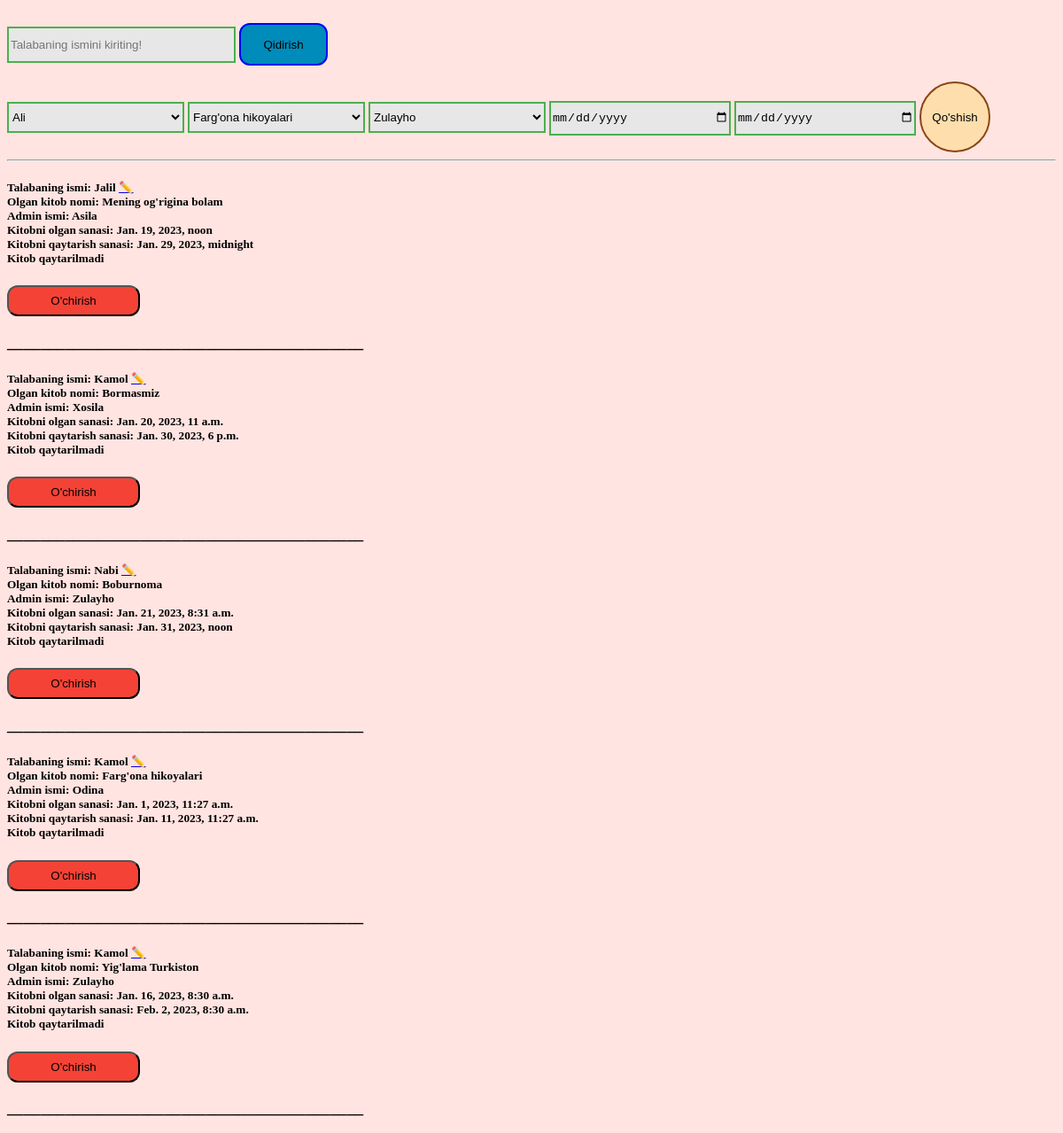
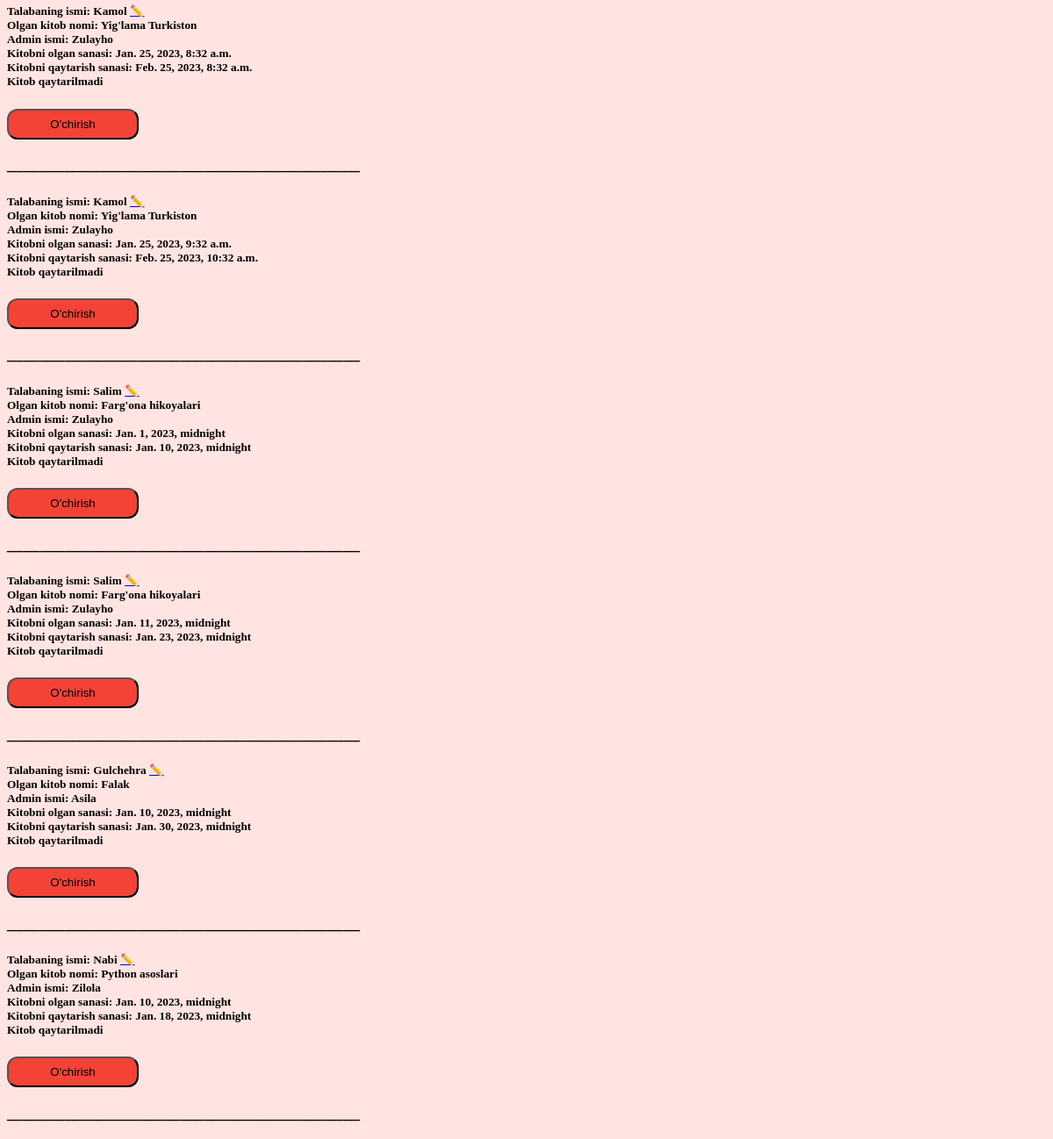
Page /record/ (signed in) on the earlier database version (2 pictures, top to bottom).
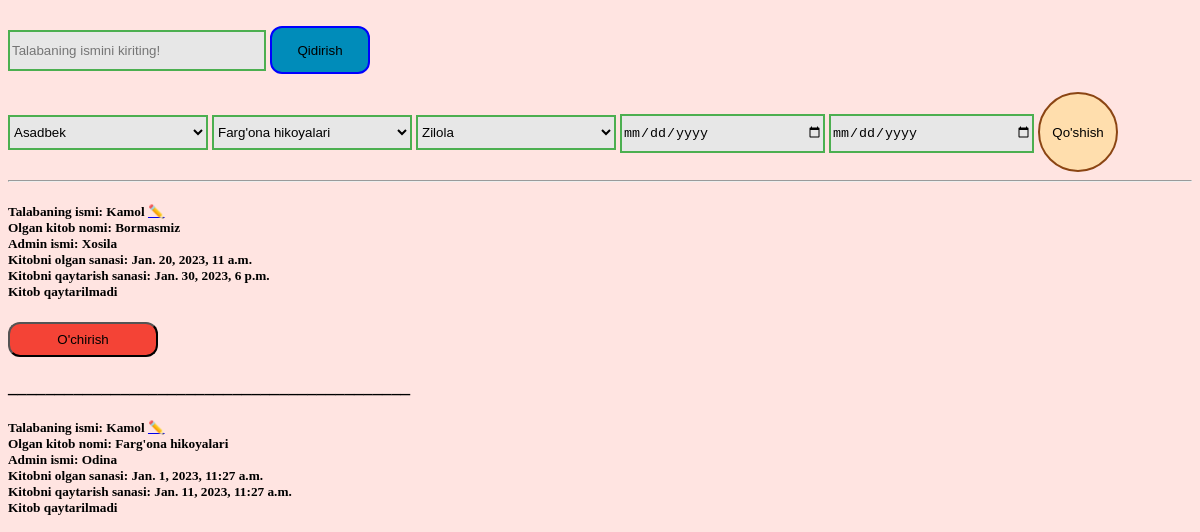
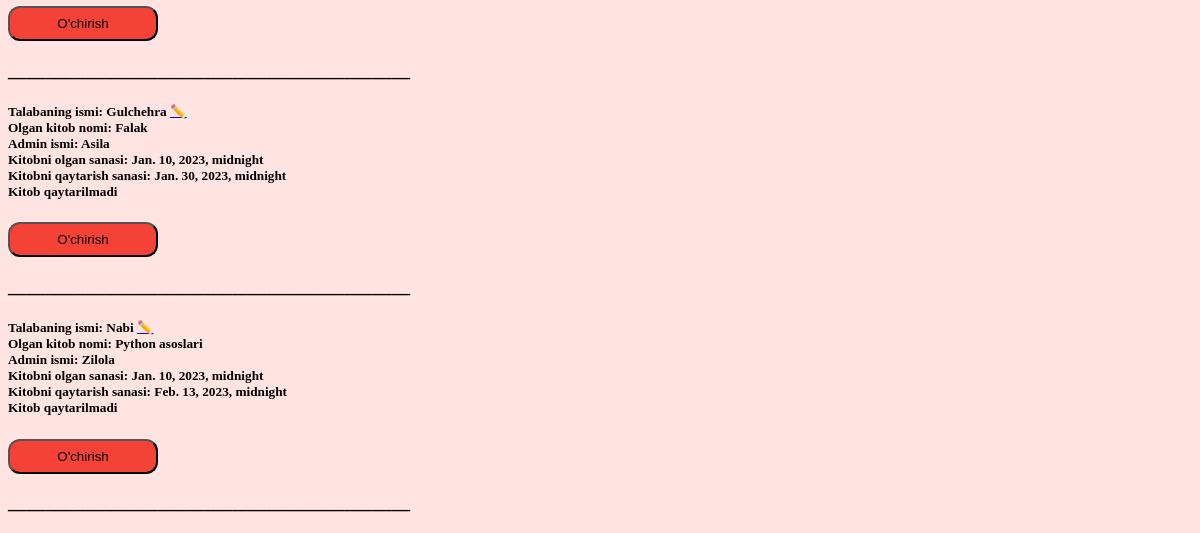
Same page on the later database version (2 pictures, top to bottom).
### asosiy/models.py (models this page shows)
class Record(models.Model):
    talaba_fk=models.ForeignKey(Talaba,on_delete=models.CASCADE)
    kitob_fk=models.ForeignKey(Kitob,on_delete=models.CASCADE)
    admin_fk=models.ForeignKey(Admin,on_delete=models.CASCADE)
    olingan_sana=models.DateTimeField()
    qaytarish_sana=models.DateTimeField()
    qaytarildi=models.BooleanField()

class Talaba(models.Model):
    ism=models.CharField(max_length=25)
    bitiruvchi=models.BooleanField()
    kurs=models.SmallIntegerField()
    kitoblar_soni=models.SmallIntegerField(default=0)
    def __str__(self):
        return f'{self.ism}'
    class Meta:
        ordering=('ism',) # tartiblash  uchun

class Kitob(models.Model):
    nom=models.CharField(max_length=30)
    sahifa=models.SmallIntegerField()
    mualif_fk=models.ForeignKey(Muallif,on_delete=models.CASCADE)
    janr=models.CharField(max_length=20)
    def __str__(self):
        return f'{self.nom}'

class Admin(models.Model):
    user_fk =models.OneToOneField(User, on_delete=models.SET_NULL,null=True)
    ism=models.CharField(max_length=25)
    ish_vaqti=models.TimeField(null=True,blank=True)
    def __str__(self):
        return f'{self.ism}'

### asosiy/views.py (the view, shortened to what this page needs)
# urls.py: path('record/',Record_view.as_view()),
class Record_view(View):
    def get(self,request):
        if request.user.is_authenticated:
            ism=request.GET.get('record')
            if ism is None or ism=='':
                 rec=Record.objects.all()
            else:
                rec=Record.objects.filter(talaba_fk__ism__contains=ism)
            mal={'record':rec,
                 'data_talaba':Talaba.objects.all(),
                 'data_kitob':Kitob.objects.all(),
                 'data_admin':Admin.objects.all(),
                 'forma':RecordForm}
            return render(request,'record.html',mal)
        return redirect('/')

### templates/record.html (shortened to what this page needs)
<!DOCTYPE html>
<html lang="en">
<head>
</head>
<body>
<br>
<form method="get">
    <input type="text" name="record" placeholder="Talabaning ismini kiriting!" class="cc">
    <button type="submit" class="bb">Qidirish</button> </form>
<br>
<form method="post" action="/record/"> {% csrf_token%}
    <select name="rec_talaba" class="input">
        {% for i in data_talaba %}
        <option value="{{i.id}}">{{i.ism}}</option>
        {%endfor%}
    </select>
    <select name="rec_kitob" class="input">
        {% for i in data_kitob %}
        <option value="{{i.id}}">{{i.nom}}</option>
        {%endfor%}
    </select>
    <select name="rec_admin" class="input">
        {% for i in data_admin %}
        <option value="{{i.id}}">{{i.ism}}</option>
        {%endfor%}
    </select>
    <input type="date" name="olingan_sana" placeholder="Olingan sanani kiriting!" class="input">
    <input type="date" name="qaytarilgan_sana" placeholder="Qaytarish sanani kiriting!" class="input">
    <button type="submit" class="buttun">Qo'shish</button>
</form>
<hr>
{% for i in record %}
    <h5>Talabaning  ismi: {{i.talaba_fk.ism}}<b> <a href="/rec_edit/{{i.id}}">✏️</a>
<br>
    Olgan kitob nomi: {{i.kitob_fk.nom}}
    <br>
    Admin ismi: {{i.admin_fk.ism}}
    <br>
    Kitobni olgan sanasi: {{i.olingan_sana}}
    <br>
    Kitobni qaytarish sanasi: {{i.qaytarish_sana}}
    <br>
    {% if i.qaytarildi %}
    Kitob qaytarildi
    {%else%}
    Kitob qaytarilmadi
  </h5>
{%endif%}
<a href="/record_del/{{i.id}}"><button class="aa">O'chirish</button></a>
<h3>___________________________________________</h3>
{%endfor%}
</body>
</html>

### templates/record.html (style rules this page uses)
body { background-color: MistyRose; }
.aa { width: 150px; height: 35px; background-color: #f44336; transition: 0.2s; border-radius: 12px; }
.bb { width: 100px; height: 48px; background-color: #008CBA; border-radius: 12px; transition: 0.2s; border: 2px solid #0000FF; }
.cc { width: 250px; height: 35px; background-color: #e7e7e7; color: black; border: 2px solid #4CAF50; }
.input { width: 200px; height: 35px; background-color: #e7e7e7; color: black; border: 2px solid #4CAF50; }
.buttun { width: 80px; height: 80px; background-color: #FFDEAD; border-radius: 50%; transition: 0.2s; border: 2px solid #8B4513; }

Differences in the rows shown:
removed Record: talaba_fk.ism "Jalil", kitob_fk.nom "Mening og'rigina bolam", admin_fk.ism "Asila", olingan_sana "Jan. 19, 2023, noon", qaytarish_sana "Jan. 29, 2023, midnight", qaytarildi "Kitob qaytarilmadi"
removed Record: talaba_fk.ism "Nabi", kitob_fk.nom "Boburnoma", admin_fk.ism "Zulayho", olingan_sana "Jan. 21, 2023, 8:31 a.m.", qaytarish_sana "Jan. 31, 2023, noon", qaytarildi "Kitob qaytarilmadi"
removed Record: talaba_fk.ism "Kamol", kitob_fk.nom "Yig'lama Turkiston", admin_fk.ism "Zulayho", olingan_sana "Jan. 16, 2023, 8:30 a.m.", qaytarish_sana "Feb. 2, 2023, 8:30 a.m.", qaytarildi "Kitob qaytarilmadi"
removed Record: talaba_fk.ism "Kamol", kitob_fk.nom "Yig'lama Turkiston", admin_fk.ism "Zulayho", olingan_sana "Jan. 25, 2023, 8:32 a.m.", qaytarish_sana "Feb. 25, 2023, 8:32 a.m.", qaytarildi "Kitob qaytarilmadi"
removed Record: talaba_fk.ism "Kamol", kitob_fk.nom "Yig'lama Turkiston", admin_fk.ism "Zulayho", olingan_sana "Jan. 25, 2023, 9:32 a.m.", qaytarish_sana "Feb. 25, 2023, 10:32 a.m.", qaytarildi "Kitob qaytarilmadi"
removed Record: talaba_fk.ism "Salim", kitob_fk.nom "Farg'ona hikoyalari", admin_fk.ism "Zulayho", olingan_sana "Jan. 1, 2023, midnight", qaytarish_sana "Jan. 10, 2023, midnight", qaytarildi "Kitob qaytarilmadi"
removed Record: talaba_fk.ism "Salim", kitob_fk.nom "Farg'ona hikoyalari", admin_fk.ism "Zulayho", olingan_sana "Jan. 11, 2023, midnight", qaytarish_sana "Jan. 23, 2023, midnight", qaytarildi "Kitob qaytarilmadi"
changed Record "Nabi": qaytarish_sana "Jan. 18, 2023, midnight" → "Feb. 13, 2023, midnight"
Other differences:
form field rec_talaba: "Ali" → "Asadbek"
form field rec_admin: "Zulayho" → "Zilola"
